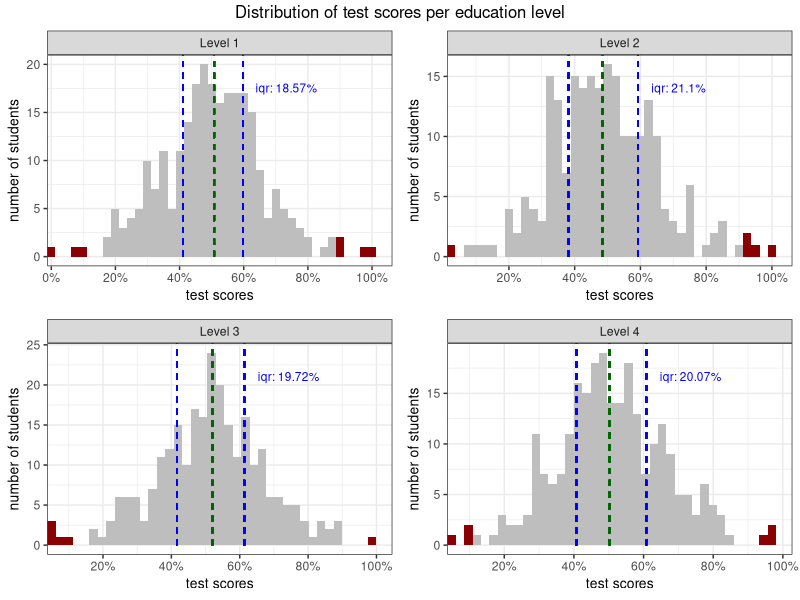

Here is the R script that generated this plot:
## ---- chunk 1

library('tidyverse', quietly = T)

## ---- chunk 2

set.seed(123)

n <- 1000
n_outliers <- 20  # number of outliers

# Generate test scores mostly around 50 with sd 15
test_scores <- rnorm(n, mean = 50, sd = 15)

# Clip values between 0 and 100
test_scores <- pmin(pmax(test_scores, 0), 100)

# Add some extreme outliers
outlier_indices <- sample(1:n, n_outliers)
test_scores[outlier_indices] <- sample(c(runif(n_outliers/2, 90, 100),  # high outliers
                                         runif(n_outliers/2, 0, 10)))   # low outliers

# Create education levels
education_levels <- sample(c("Level 1", "Level 2", "Level 3", "Level 4"), n, replace = TRUE)

# Combine into a dataframe
dataframe_with_test_scores <- data.frame(
  test_scores = test_scores,
  education_levels = education_levels
)


## ---- chunk 3

summary_data_IQR <- dataframe_with_test_scores |>

  group_by(education_levels) |>

  summarise(

    number_of_students = n(),
    median_test_score = median(test_scores),
    IQR_lower = quantile(test_scores, 0.25),
    IQR_upper = quantile(test_scores, 0.75), .groups = 'drop') |>

  mutate(IQR_range = (IQR_upper - IQR_lower) |> round(2),

         outlier_threshold_1 = IQR_upper + (IQR_range * 1.5),
         outlier_threshold_2 = IQR_lower - (IQR_range * 1.5))

## ---- chunk 4

test_scores_per_education_level_list <- dataframe_with_test_scores |>
  left_join(summary_data_IQR, by = join_by(education_levels))  |>
  group_split(education_levels) # Split in list of dataframes.

## ---- chunk 5

list_plots <- vector(mode = "list", length = length(test_scores_per_education_level_list))

for (i in seq_along(test_scores_per_education_level_list))  { 

  # flexible bin-width
  max_value <- max(test_scores_per_education_level_list[[i]]$test_scores, na.rm = TRUE)
  binwidth <- max_value / 40 

  # IQR-range
  IQR_upper_x_coord <- test_scores_per_education_level_list[[i]]$IQR_upper[1]
  IQR_range_label <- paste0('iqr: ', test_scores_per_education_level_list[[i]]$IQR_range[1], '%')

  # plot histogram
plot_result <- test_scores_per_education_level_list[[i]] |>
  mutate(color = ifelse(test_scores > outlier_threshold_1 | test_scores < outlier_threshold_2, "darkred", "grey")) |>

 
  ggplot(aes(x = test_scores, fill = color)) +

  facet_grid(cols = vars(education_levels), scales = 'fixed') +

  scale_x_continuous(breaks = scales::pretty_breaks(), labels = scales::percent_format(scale = 1), expand = expansion(mult = c(0, 0.05))) +

  scale_y_continuous(breaks = scales::pretty_breaks(), labels = scales::number_format(accuracy = 1)) +

  geom_histogram(binwidth = binwidth) +

  scale_fill_identity() +

geom_segment(aes(x = median_test_score, xend = median_test_score, y = 0, yend = Inf), color = "darkgreen", linewidth = 0.5, linetype = "dashed") +

  geom_segment(aes(x = IQR_lower, xend = IQR_lower, y = 0, yend = Inf), color = "blue", linewidth = 0.5, linetype = "dashed") +

  geom_segment(aes(x = IQR_upper, xend = IQR_upper, y = 0, yend = Inf), color = "blue", linewidth = 0.5, linetype = "dashed")  +

  labs(x = "test scores", y = "number of students") +

  theme_bw() +

  theme(axis.title.x = element_text(size = 10),  # Adjust x-axis title size

        axis.title.y = element_text(size = 10))   # Adjust y-axis title size


max_count_bin <- max(ggplot_build(plot_result)$data[[1]]$count)

# add text annotation for iqr-range
plot_result_with_annotation <- plot_result +

  annotate("text", x = IQR_upper_x_coord + (0.04 * max_value), y = 0.9 * max_count_bin, label = IQR_range_label, vjust = 1, hjust = 0, color = "blue", size = 3)

list_plots[[i]] <- plot_result_with_annotation

}

## ---- chunk 6

layout_matrix <- rbind(c(1, 2),

                       c(3, 4))

gridExtra::grid.arrange(grobs = list_plots, layout_matrix = layout_matrix, ncol = 2, top = "Distribution of test scores per education level")

